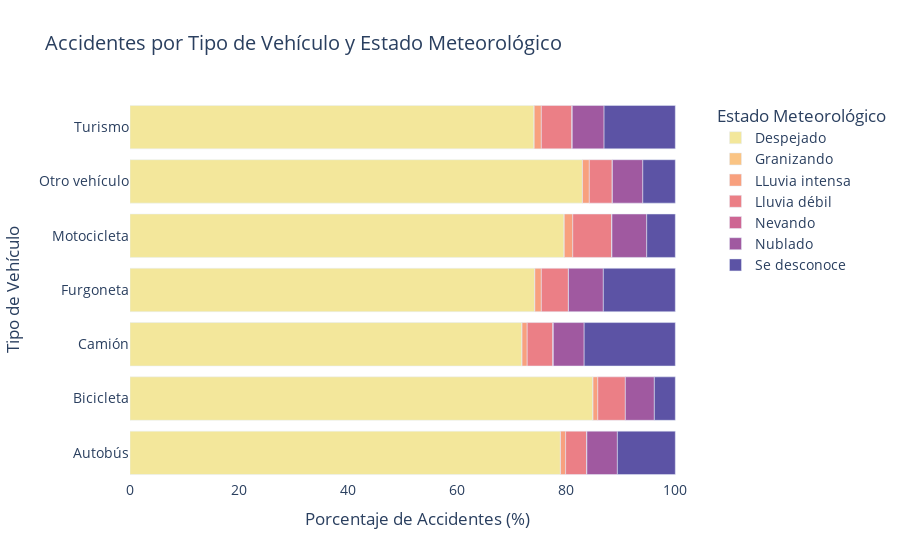

Notebook code for this chart:
### Code cell
import plotly.express as px

df_count = df_count.reset_index()

fig = px.bar(
    df_count, 
    x='Porcentaje', 
    y='tipo_vehiculo_reducido', 
    color='estado_meteorológico', 
    orientation='h', 
    title='Accidentes por Tipo de Vehículo y Estado Meteorológico',
    color_discrete_sequence=px.colors.sequential.Sunset
)

fig.update_layout(
    xaxis_title='Porcentaje de Accidentes (%)',
    yaxis_title='Tipo de Vehículo',
    font=dict(size=14),
    plot_bgcolor='white',
    legend_title='Estado Meteorológico'
)

fig.show()

### Figure 1 — Plotly figure (JSON) as saved in the notebook; plotly's stock layout.template omitted (floating-point values rounded to 4 significant figures)
{"data": [{"alignmentgroup": "True", "hovertemplate": "estado_meteorológico=Despejado<br>Porcentaje=%{x}<br>tipo_vehiculo_reducido=%{y}<extra></extra>", "legendgroup": "Despejado", "marker": {"color": "rgb(243, 231, 155)", "pattern": {"shape": ""}}, "name": "Despejado", "offsetgroup": "Despejado", "orientation": "h", "showlegend": true, "textposition": "auto", "type": "bar", "x": [78.93, 84.9, 71.89, 74.24, 79.61, 82.96, 74.11], "xaxis": "x", "y": ["Autobús", "Bicicleta", "Camión", "Furgoneta", "Motocicleta", "Otro vehículo", "Turismo"], "yaxis": "y"}, {"alignmentgroup": "True", "hovertemplate": "estado_meteorológico=Granizando<br>Porcentaje=%{x}<br>tipo_vehiculo_reducido=%{y}<extra></extra>", "legendgroup": "Granizando", "marker": {"color": "rgb(250, 196, 132)", "pattern": {"shape": ""}}, "name": "Granizando", "offsetgroup": "Granizando", "orientation": "h", "showlegend": true, "textposition": "auto", "type": "bar", "x": [0.02636, 0.01779, 0.01162, 0.005793, 0.0302, 0.02151, 0.01966], "xaxis": "x", "y": ["Autobús", "Bicicleta", "Camión", "Furgoneta", "Motocicleta", "Otro vehículo", "Turismo"], "yaxis": "y"}, {"alignmentgroup": "True", "hovertemplate": "estado_meteorológico=LLuvia intensa<br>Porcentaje=%{x}<br>tipo_vehiculo_reducido=%{y}<extra></extra>", "legendgroup": "LLuvia intensa", "marker": {"color": "rgb(248, 160, 126)", "pattern": {"shape": ""}}, "name": "LLuvia intensa", "offsetgroup": "LLuvia intensa", "orientation": "h", "showlegend": true, "textposition": "auto", "type": "bar", "x": [0.9357, 0.8716, 0.9414, 1.188, 1.555, 1.248, 1.306], "xaxis": "x", "y": ["Autobús", "Bicicleta", "Camión", "Furgoneta", "Motocicleta", "Otro vehículo", "Turismo"], "yaxis": "y"}, {"alignmentgroup": "True", "hovertemplate": "estado_meteorológico=Lluvia débil<br>Porcentaje=%{x}<br>tipo_vehiculo_reducido=%{y}<extra></extra>", "legendgroup": "Lluvia débil", "marker": {"color": "rgb(235, 127, 134)", "pattern": {"shape": ""}}, "name": "Lluvia débil", "offsetgroup": "Lluvia débil", "orientation": "h", "showlegend": true, "textposition": "auto", "type": "bar", "x": [3.848, 5.052, 4.661, 4.959, 7.106, 4.194, 5.584], "xaxis": "x", "y": ["Autobús", "Bicicleta", "Camión", "Furgoneta", "Motocicleta", "Otro vehículo", "Turismo"], "yaxis": "y"}, {"alignmentgroup": "True", "hovertemplate": "estado_meteorológico=Nevando<br>Porcentaje=%{x}<br>tipo_vehiculo_reducido=%{y}<extra></extra>", "legendgroup": "Nevando", "marker": {"color": "rgb(206, 102, 147)", "pattern": {"shape": ""}}, "name": "Nevando", "offsetgroup": "Nevando", "orientation": "h", "showlegend": true, "textposition": "auto", "type": "bar", "x": [0.05271, 0.1395, 0.02896, 0.08456, 0.04302, 0.08979], "xaxis": "x", "y": ["Autobús", "Camión", "Furgoneta", "Motocicleta", "Otro vehículo", "Turismo"], "yaxis": "y"}, {"alignmentgroup": "True", "hovertemplate": "estado_meteorológico=Nublado<br>Porcentaje=%{x}<br>tipo_vehiculo_reducido=%{y}<extra></extra>", "legendgroup": "Nublado", "marker": {"color": "rgb(160, 89, 160)", "pattern": {"shape": ""}}, "name": "Nublado", "offsetgroup": "Nublado", "orientation": "h", "showlegend": true, "textposition": "auto", "type": "bar", "x": [5.588, 5.318, 5.649, 6.384, 6.372, 5.571, 5.832], "xaxis": "x", "y": ["Autobús", "Bicicleta", "Camión", "Furgoneta", "Motocicleta", "Otro vehículo", "Turismo"], "yaxis": "y"}, {"alignmentgroup": "True", "hovertemplate": "estado_meteorológico=Se desconoce<br>Porcentaje=%{x}<br>tipo_vehiculo_reducido=%{y}<extra></extra>", "legendgroup": "Se desconoce", "marker": {"color": "rgb(92, 83, 165)", "pattern": {"shape": ""}}, "name": "Se desconoce", "offsetgroup": "Se desconoce", "orientation": "h", "showlegend": true, "textposition": "auto", "type": "bar", "x": [10.62, 3.842, 16.71, 13.2, 5.24, 5.958, 13.06], "xaxis": "x", "y": ["Autobús", "Bicicleta", "Camión", "Furgoneta", "Motocicleta", "Otro vehículo", "Turismo"], "yaxis": "y"}], "layout": {"barmode": "relative", "font": {"size": 14}, "legend": {"title": {"text": "Estado Meteorológico"}, "tracegroupgap": 0}, "plot_bgcolor": "white", "title": {"text": "Accidentes por Tipo de Vehículo y Estado Meteorológico"}, "xaxis": {"anchor": "y", "domain": [0, 1], "title": {"text": "Porcentaje de Accidentes (%)"}}, "yaxis": {"anchor": "x", "domain": [0, 1], "title": {"text": "Tipo de Vehículo"}}}}
